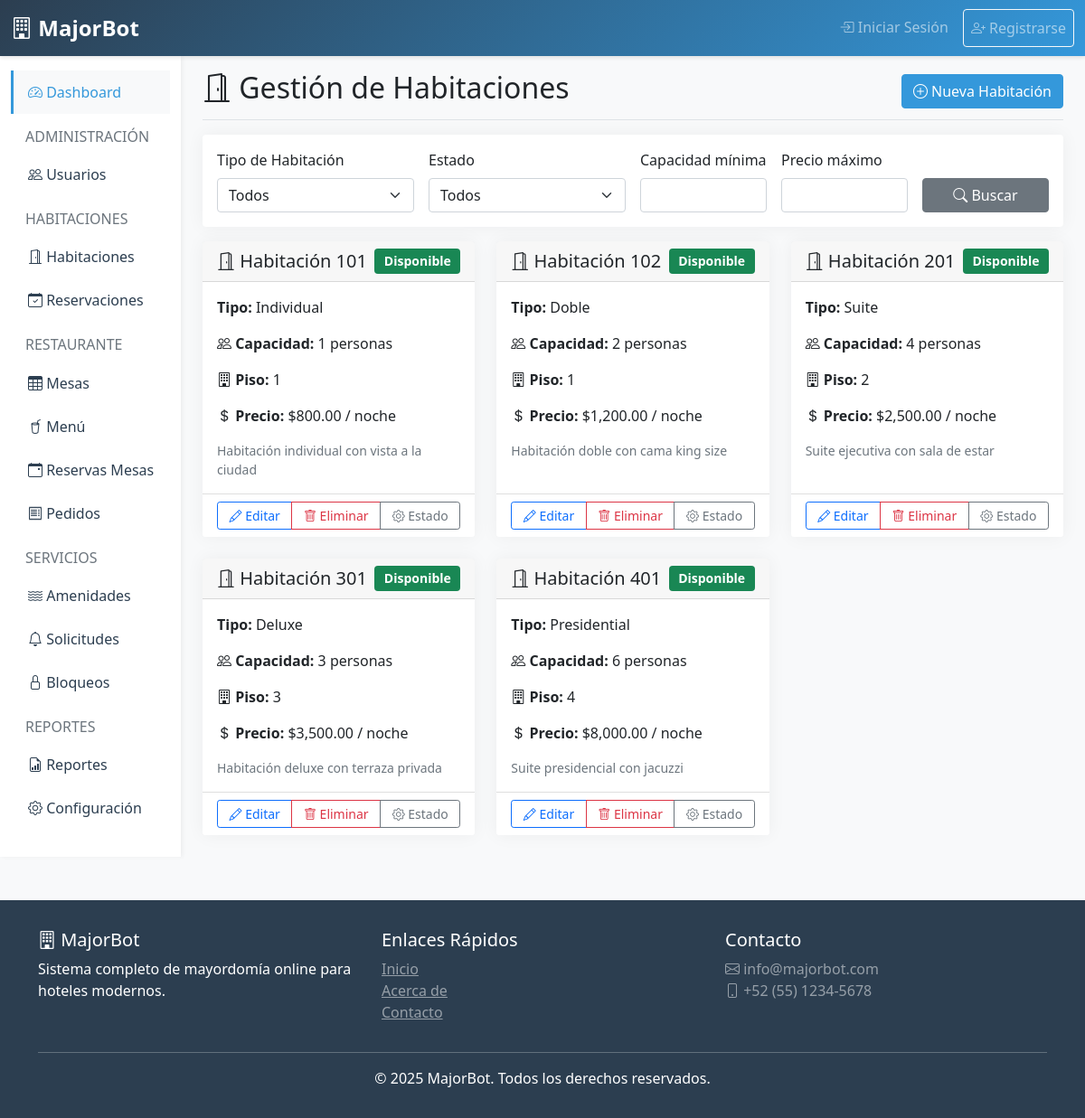
The app's page /rooms (signed in) with its own data.
### tables this page shows
CREATE TABLE IF NOT EXISTS rooms (
    id INT AUTO_INCREMENT PRIMARY KEY,
    hotel_id INT NOT NULL,
    room_number VARCHAR(50) NOT NULL,
    room_type ENUM('single', 'double', 'suite', 'deluxe', 'presidential') NOT NULL,
    capacity INT DEFAULT 2,
    price_per_night DECIMAL(10,2) NOT NULL,
    floor INT,
    description TEXT,
    amenities TEXT,
    status ENUM('available', 'occupied', 'maintenance', 'blocked') DEFAULT 'available',
    images TEXT,
    is_active TINYINT(1) DEFAULT 1,
    created_at TIMESTAMP DEFAULT CURRENT_TIMESTAMP,
    updated_at TIMESTAMP DEFAULT CURRENT_TIMESTAMP ON UPDATE CURRENT_TIMESTAMP,
    FOREIGN KEY (hotel_id) REFERENCES hotels(id) ON DELETE CASCADE,
    UNIQUE KEY unique_room (hotel_id, room_number)
);

### app/controllers/RoomsController.php (called while the page is built, shortened)
<?php
class RoomsController extends Controller {
    private $roomModel;
    public function __construct() {
        $this->roomModel = $this->loadModel('Room');
    }
    public function index() {
        $hotelId = $_SESSION['hotel_id'];
        $rooms = $this->roomModel->getRoomsByHotel($hotelId);
        $data = [
            'title' => 'Gestión de Habitaciones',
            'rooms' => $rooms,
            'role' => $_SESSION['role']
        ];
        $this->loadView('rooms/index', $data);
    }
}

### core/Router.php (called while the page is built, shortened)
<?php
class Router {
    private $controller = DEFAULT_CONTROLLER;
    private $method = DEFAULT_METHOD;
    public function __construct() {
        $url = $this->parseUrl();
        if (isset($url[0]) && !empty($url[0])) {
            $controllerPath = __DIR__ . '/../app/controllers/' . ucfirst($url[0]) . 'Controller.php';
            if (file_exists($controllerPath)) {
                $this->controller = ucfirst($url[0]);
                unset($url[0]);
            }
        }
        $controllerFile = __DIR__ . '/../app/controllers/' . $this->controller . 'Controller.php';
        if (file_exists($controllerFile)) {
            $this->controller = new $controllerClass;
        } else {
            $this->show404();
            return;
        }
        $this->params = $url ? array_values($url) : [];
        call_user_func_array([$this->controller, $this->method], $this->params);
    }
    private function parseUrl() {
        if (isset($_GET['url'])) {
            return explode('/', filter_var(rtrim($_GET['url'], '/'), FILTER_SANITIZE_URL));
        }
        return [];
    }
}

### public/index.php (called while the page is built, shortened)
<?php
require_once __DIR__ . '/../core/Database.php';
require_once __DIR__ . '/../core/Model.php';
require_once __DIR__ . '/../core/Controller.php';
require_once __DIR__ . '/../core/Router.php';
new Router();

### core/Database.php (called while the page is built, shortened)
<?php
class Database {
    private static $instance = null;
    private $connection;
    private function __construct() {
        try {
            $dsn = "mysql:host=" . DB_HOST . ";dbname=" . DB_NAME . ";charset=" . DB_CHARSET;
            $options = [
                PDO::ATTR_ERRMODE => PDO::ERRMODE_EXCEPTION,
                PDO::ATTR_DEFAULT_FETCH_MODE => PDO::FETCH_ASSOC,
                PDO::ATTR_EMULATE_PREPARES => false,
            ];
            $this->connection = new PDO($dsn, DB_USER, DB_PASS, $options);
        } catch(PDOException $e) {
            die("Database connection failed: " . $e->getMessage());
        }
    }
    public static function getInstance() {
        if (self::$instance === null) {
            self::$instance = new self();
        }
        return self::$instance;
    }
    public function query($sql, $params = []) {
        try {
            $stmt = $this->connection->prepare($sql);
            $stmt->execute($params);
            return $stmt;
        } catch(PDOException $e) {
            error_log("Query error: " . $e->getMessage());
            return false;
        }
    }
    public function select($sql, $params = []) {
        $stmt = $this->query($sql, $params);
        return $stmt ? $stmt->fetchAll() : [];
    }
}

### core/Model.php (called while the page is built, shortened)
<?php
class Model {
    public function __construct() {
        $this->db = Database::getInstance();
    }
}

### app/models/Room.php (called while the page is built, shortened)
<?php
class Room extends Model {
    protected $table = 'rooms';
    public function getRoomsByHotel($hotelId) {
        $sql = "SELECT * FROM {$this->table} WHERE hotel_id = ? AND is_active = 1 ORDER BY room_number";
        return $this->db->select($sql, [$hotelId]);
    }
}

### app/views/rooms/index.php (the view, shortened to what this page needs)
<div class="d-flex justify-content-between flex-wrap flex-md-nowrap align-items-center pb-2 mb-3 border-bottom">
    <h1 class="h2"><i class="bi bi-door-open"></i> Gestión de Habitaciones</h1>
    <?php if ($role === 'hotel_admin'): ?>
        <a href="<?php echo BASE_URL; ?>/rooms/create" class="btn btn-primary">
            <i class="bi bi-plus-circle"></i> Nueva Habitación
        </a>
    <?php endif; ?>
</div>
<div class="row mb-3">
    <div class="col-md-12">
        <div class="card">
            <div class="card-body">
                <form method="GET" class="row g-3">
                    <div class="col-md-3">
                        <label class="form-label">Tipo de Habitación</label>
                        <select class="form-select" name="room_type">
                            <option value="">Todos</option>
                        </select>
                    </div>
                    <div class="col-md-3">
                        <label class="form-label">Estado</label>
                        <select class="form-select" name="status">
                            <option value="">Todos</option>
                        </select>
                    </div>
                    <div class="col-md-2">
                        <label class="form-label">Capacidad mínima</label>
                        <input type="number" class="form-control" name="min_capacity" min="1">
                    </div>
                    <div class="col-md-2">
                        <label class="form-label">Precio máximo</label>
                        <input type="number" class="form-control" name="max_price" step="0.01">
                    </div>
                    <div class="col-md-2 d-flex align-items-end">
                        <button type="submit" class="btn btn-secondary w-100">
                            <i class="bi bi-search"></i> Buscar
                        </button>
                    </div>
                </form>
            </div>
        </div>
    </div>
</div>
<div class="row g-4">
    <?php if (empty($rooms)): ?>
        <div class="col-md-12">
            <div class="alert alert-info text-center">
                <i class="bi bi-info-circle"></i> No hay habitaciones registradas
            </div>
        </div>
    <?php else: ?>
        <?php foreach ($rooms as $room): ?>
            <div class="col-md-6 col-lg-4">
                <div class="card h-100">
                    <div class="card-header d-flex justify-content-between align-items-center">
                        <h5 class="mb-0">
                            <i class="bi bi-door-open"></i> Habitación <?php echo $room['room_number']; ?>
                        </h5>
                        <span class="badge badge-status
                            <?php
                                echo $room['status'] === 'available' ? 'bg-success' :
                                     ($room['status'] === 'occupied' ? 'bg-danger' :
                                      ($room['status'] === 'maintenance' ? 'bg-warning' : 'bg-secondary'));
                            ?>">
                            <?php
                                $statusText = [
                                    'available' => 'Disponible',
                                    'occupied' => 'Ocupada',
                                    'maintenance' => 'Mantenimiento',
                                    'blocked' => 'Bloqueada'
                                ];
                                echo $statusText[$room['status']] ?? $room['status'];
                            ?>
                        </span>
                    </div>
                    <div class="card-body">
                        <p class="card-text">
                            <strong>Tipo:</strong>
                            <?php
                                $typeText = [
                                    'single' => 'Individual',
                                    'double' => 'Doble',
                                    'suite' => 'Suite',
                                    'deluxe' => 'Deluxe',
                                    'presidential' => 'Presidential'
                                ];
                                echo $typeText[$room['room_type']] ?? $room['room_type'];
                            ?>
                        </p>
                        <p class="card-text">
                            <strong><i class="bi bi-people"></i> Capacidad:</strong> <?php echo $room['capacity']; ?> personas
                        </p>
                        <?php if ($room['floor']): ?>
                            <p class="card-text">
                                <strong><i class="bi bi-building"></i> Piso:</strong> <?php echo $room['floor']; ?>
                            </p>
                        <?php endif; ?>
                        <p class="card-text">
                            <strong><i class="bi bi-currency-dollar"></i> Precio:</strong>
                            $<?php echo number_format($room['price_per_night'], 2); ?> / noche
                        </p>
                        <?php if ($room['description']): ?>
                            <p class="card-text text-muted small">
                                <?php echo substr($room['description'], 0, 100); ?>
                            </p>
                        <?php endif; ?>
                    </div>
                    <div class="card-footer bg-white">
                        <div class="btn-group w-100" role="group">
                            <?php if ($role === 'hotel_admin'): ?>
                                <a href="<?php echo BASE_URL; ?>/rooms/edit/<?php echo $room['id']; ?>"
                                   class="btn btn-sm btn-outline-primary">
                                    <i class="bi bi-pencil"></i> Editar
                                </a>
                                <button type="button" class="btn btn-sm btn-outline-danger"
                                        onclick="if(confirmDelete('¿Eliminar habitación <?php echo $room['room_number']; ?>?'))
                                                 window.location='<?php echo BASE_URL; ?>/rooms/delete/<?php echo $room['id']; ?>'">
                                    <i class="bi bi-trash"></i> Eliminar
                                </button>
                            <?php endif; ?>
                            <button type="button" class="btn btn-sm btn-outline-secondary"
                                    data-bs-toggle="modal" data-bs-target="#statusModal<?php echo $room['id']; ?>">
                                <i class="bi bi-gear"></i> Estado
                            </button>
                        </div>
                    </div>
                </div>
            </div>
        <?php endforeach; ?>
    <?php endif; ?>
</div>
            </div>
        </main>
    </div>
</div>

### app/views/layouts/header.php (style rules this page uses)
:root { --primary-color: #2c3e50; --secondary-color: #3498db; --success-color: #27ae60; --danger-color: #e74c3c; --warning-color: #f39c12; --info-color: #16a085; }
body { font-family: 'Segoe UI', Tahoma, Geneva, Verdana, sans-serif; background-color: #f8f9fa; }
.card { border: none; box-shadow: 0 0 20px rgba(0,0,0,.05); transition: transform 0.3s, box-shadow 0.3s; }
.btn-primary { background-color: var(--secondary-color); border-color: var(--secondary-color); }
.badge-status { padding: 0.5em 0.75em; font-size: 0.875rem; }

### records on screen
rooms: room_number "101", status "Disponible", room_type "Individual", capacity "1", floor "1", price_per_night "800.00", description "Habitación individual con vista a la ciudad"
rooms: room_number "102", status "Disponible", room_type "Doble", capacity "2", floor "1", price_per_night "1,200.00", description "Habitación doble con cama king size"
rooms: room_number "201", status "Disponible", room_type "Suite", capacity "4", floor "2", price_per_night "2,500.00", description "Suite ejecutiva con sala de estar"
rooms: room_number "301", status "Disponible", room_type "Deluxe", capacity "3", floor "3", price_per_night "3,500.00", description "Habitación deluxe con terraza privada"
rooms: room_number "401", status "Disponible", room_type "Presidential", capacity "6", floor "4", price_per_night "8,000.00", description "Suite presidencial con jacuzzi"
